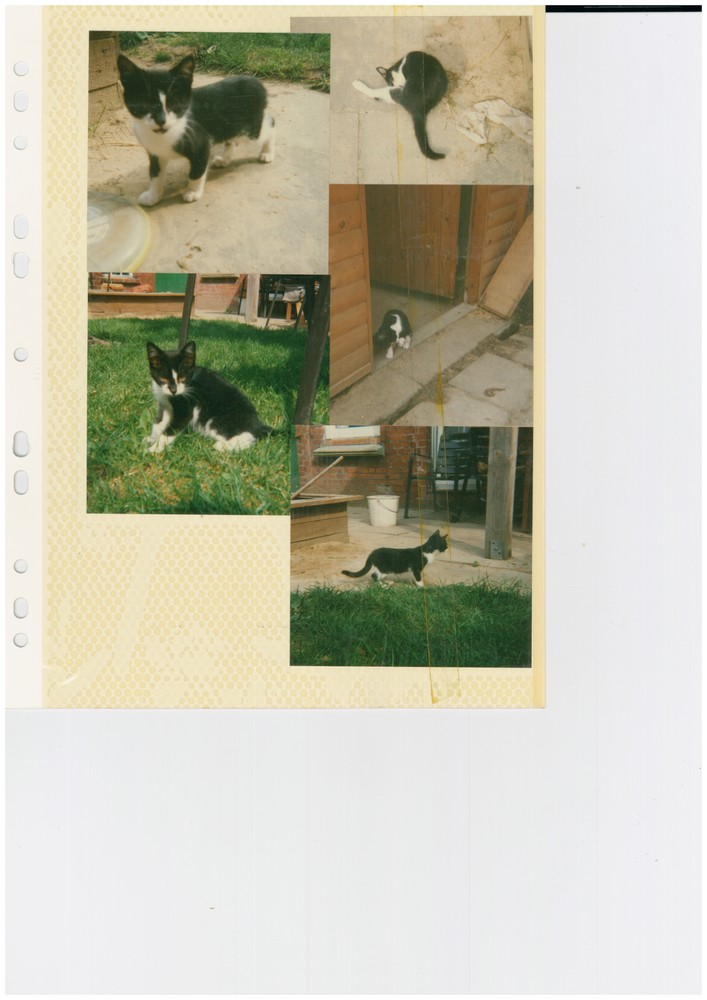
#> input picture tests/splitter/input/1b_five_images_overlap.jpg, 707 x 1000 px, given as the content of the folder input/autocrop, which was not available
$ python part_2_autocrop.py
#> lines starting #> are read from the running program, lines starting #| are printed output that depends on the picture; after the words box and inside, x2 and y2 are one past the last pixel; in counts of white or black regions, pixels touching at a corner belong together; pictures that were not available may be replaced by others from this repository, and a replacement may not be noted
# Original source: https://github.com/z80z80z80/autocrop

# Start this by typing python autocrop.py into a terminal (within activated venv).

import cv2
import numpy as np
import argparse
import os, glob, pathlib
from multiprocessing import Pool

def order_rect(points):
    # idea: https://www.pyimagesearch.com/2014/08/25/4-point-opencv-getperspective-transform-example/
    # initialize result -> rectangle coordinates (4 corners, 2 coordinates (x,y))
    res = np.zeros((4, 2), dtype=np.float32)

    # top-left corner: smallest sum
    # top-right corner: smallest difference
    # bottom-right corner: largest sum
    # bottom-left corner: largest difference

    s = np.sum(points, axis = 1)
    d = np.diff(points, axis = 1)

    res[0] = points[np.argmin(s)]
    res[1] = points[np.argmin(d)]
    res[2] = points[np.argmax(s)]
    res[3] = points[np.argmax(d)]

    return res

def four_point_transform(img, points):
    # copied from: https://www.pyimagesearch.com/2014/08/25/4-point-opencv-getperspective-transform-example/
    # obtain a consistent order of the points and unpack them
    # individually
    rect = order_rect(points)
    (tl, tr, br, bl) = rect

    # compute the width of the new image, which will be the
    # maximum distance between bottom-right and bottom-left
    # x-coordiates or the top-right and top-left x-coordinates
    widthA = np.sqrt(((br[0] - bl[0]) ** 2) + ((br[1] - bl[1]) ** 2))
    widthB = np.sqrt(((tr[0] - tl[0]) ** 2) + ((tr[1] - tl[1]) ** 2))
    maxWidth = max(int(widthA), int(widthB))

    # compute the height of the new image, which will be the
    # maximum distance between the top-right and bottom-right
    # y-coordinates or the top-left and bottom-left y-coordinates
    heightA = np.sqrt(((tr[0] - br[0]) ** 2) + ((tr[1] - br[1]) ** 2))
    heightB = np.sqrt(((tl[0] - bl[0]) ** 2) + ((tl[1] - bl[1]) ** 2))
    maxHeight = max(int(heightA), int(heightB))

    dst = np.array([[0, 0],
                    [maxWidth - 1, 0],
                    [maxWidth - 1, maxHeight - 1],
                    [0, maxHeight - 1]], dtype = np.float32)

    # compute the perspective transform matrix and then apply it
    M = cv2.getPerspectiveTransform(rect, dst)
    warped = cv2.warpPerspective(img, M, (maxWidth, maxHeight))

    # return the warped image
    return warped

def cont(img, gray, user_thresh, crop):
    found = False
    loop = False
    old_val = 0 # thresh value from 2 iterations ago
    i = 0 # number of iterations

    im_h, im_w = img.shape[:2]
    while found == False: # repeat to find the right threshold value for finding a rectangle
        if user_thresh >= 255 or user_thresh == 0 or loop: # maximum threshold value, minimum threshold value or loop detected (alternating between 2 threshold values without finding borders.
            break # stop if no borders could be detected

        ret, thresh = cv2.threshold(gray, user_thresh, 255, cv2.THRESH_BINARY)
        contours = cv2.findContours(thresh, cv2.RETR_LIST, cv2.CHAIN_APPROX_NONE)[0]
        im_area = im_w * im_h

        for cnt in contours:
            area = cv2.contourArea(cnt)
            if area > (im_area/100) and area < (im_area/1.01):
                epsilon = 0.1 * cv2.arcLength(cnt,True)
                approx = cv2.approxPolyDP(cnt,epsilon,True)

                if len(approx) == 4:
                    found = True
                elif len(approx) > 4:
                    user_thresh = user_thresh - 1
                    print(f"Adjust Threshold: {user_thresh}")
                    if user_thresh == old_val + 1:
                        loop = True
                    break
                elif len(approx) < 4:
                    user_thresh = user_thresh + 5
                    print(f"Adjust Threshold: {user_thresh}")
                    if user_thresh == old_val - 5:
                        loop = True
                    break

                rect = np.zeros((4, 2), dtype = np.float32)
                rect[0] = approx[0]
                rect[1] = approx[1]
                rect[2] = approx[2]
                rect[3] = approx[3]

                dst = four_point_transform(img, rect)
                dst_h, dst_w = dst.shape[:2]
                img = dst[crop:dst_h-crop, crop:dst_w-crop]
            else:
                if i > 100:
                    # if this happens a lot, increase the threshold, maybe it helps, otherwise just stop
                    user_thresh = user_thresh + 5
                    if user_thresh > 255:
                        break
                    print(f"Adjust Threshold: {user_thresh}")
                    print("WARNING: This seems to be an edge case. If the result isn't satisfying try lowering the threshold using -t")

                    if user_thresh == old_val - 5:
                        loop = True
        i += 1
        if i%2 == 0:
            old_value = user_thresh

    return found, img

def get_name(filename):
    f_reversed = filename[::-1]
    index = -1 * f_reversed.find('/') - 1

    return filename[index:]

def autocrop(params):
    thresh = params['thresh']
    crop = params['crop']
    filename = params['filename']
    out_path = params['out_path']

    print(f"Opening: {filename}")
    name = get_name(filename) # only the part after the folder
    img = cv2.imread(filename)

    #add white background (in case one side is cropped right already, otherwise script would fail finding contours)
    img = cv2.copyMakeBorder(img,100,100,100,100, cv2.BORDER_CONSTANT,value=[255,255,255])
    im_h, im_w = img.shape[:2]
    gray = cv2.cvtColor(img,cv2.COLOR_BGR2GRAY)
    res_gray = cv2.resize(img,(int(im_w/6), int(im_h/6)), interpolation = cv2.INTER_CUBIC)
    found, img = cont(img, gray, thresh, crop)

    if found:
        print(f"Saving to: {out_path}/{name}")
        try:
            cv2.imwrite(f"{out_path}/{name}", img, [int(cv2.IMWRITE_JPEG_QUALITY), 95])
        except:
            None
        # TODO: this is always writing JPEG, no matter what was the input file type, can we detect this?

    else:
        # if no contours were found, write input file to "failed" folder
        print(f"Failed finding any contour. Saving original file to {out_path}/failed/{name}")
        if not os.path.exists(f"{out_path}/failed/"):
            os.makedirs(f"{out_path}/failed/")

        with open(filename, "rb") as in_f, open(f"{out_path}/failed/{name}", "wb") as out_f:
            while True:
                buf = in_f.read(1024**2)
                if not buf:
                    break
                else:
                    out_f.write(buf)

def main():
    parser = argparse.ArgumentParser(description = "Crop/Rotate images automatically. Images should be single images on white background.")
    parser.add_argument("-i", metavar="INPUT_PATH", default="input/autocrop/",
                        help="Input path. Specify the folder containing the images you want be processed.")
    parser.add_argument("-o", metavar="OUTPUT_PATH", default=".",
                        help="Output path. Specify the folder name to which processed images will be written.")
    parser.add_argument("-t", metavar="THRESHOLD", type=int, default=200,
                        help="Threshold value. Higher values represent less aggressive contour search. \
                                If it's chosen too high, a white border will be introduced")
    parser.add_argument("-c", metavar="CROP", type=int, default=5, # default=15
                        help="Standard extra crop. After crop/rotate often a small white border remains. \
                                This removes this. If it cuts off too much of your image, adjust this.")
    parser.add_argument("-p", metavar="THREADS", type=int, default=None,
                        help="Specify the number of threads to be used to process the images in parallel. \
                                If not provided, the script will try to find the value itself \
                                (which doesn't work on Windows or MacOS -> defaults to 1 thread only).")
    parser.add_argument("-s", "--single", action="store_true",
                        help="Process single image. i.e.: -i img.jpg -o crop/")
    args = parser.parse_args()

    in_path = pathlib.PureWindowsPath(args.i).as_posix() # since windows understands posix too: let's convert it to a posix path.
    out_path = pathlib.PureWindowsPath(args.o).as_posix() # (works on all systems and conveniently also removes additional '/' on posix systems)

    thresh = args.t
    crop = args.c
    num_threads = args.p
    single = args.single

    if not os.path.exists(out_path):
        os.makedirs(out_path)

    files = []

    if not single:
        types = ('*.bmp','*.BMP','*.tiff','*.TIFF','*.tif','*.TIF','*.jpg', '*.JPG','*.JPEG', '*.jpeg', '*.png', '*.PNG') #all should work but only .jpg was tested

        for t in types:
            if glob.glob(f"{in_path}/{t}") != []:
                f_l = glob.glob(f"{in_path}/{t}")
                for f in f_l:
                    files.append(f)
    else:
        files.append(in_path)

    if len(files) == 0:
        print(f"No image files found in {in_path}\n Exiting.")
    else:
        if num_threads == None:
            try:
                # num_threads = len(os.sched_getaffinity(0))
                print(f"Using {num_threads} threads.")
            except:
                print("Automatic thread detection didn't work. Defaulting to 1 thread only. \
                        Please specify the correct number manually via the '-p' argument.")
                num_threads = 1

        params = []
        for f in files:
            params.append({"thresh": thresh,
                            "crop": crop,
                            "filename": f,
                            "out_path": out_path}) # This results in a list of dictionaries, which each will be processed in the next step.

        with Pool(num_threads) as p:
            results = p.map(autocrop, params)
#> in autocrop, img is the input picture: shape (1000, 707, 3); mean B, G, R 175.2, 193.3, 195.7
#> in autocrop, `img = cv2.copyMakeBorder(img,100,100,100,100, cv2.BORDER_CONSTANT,valu..`:
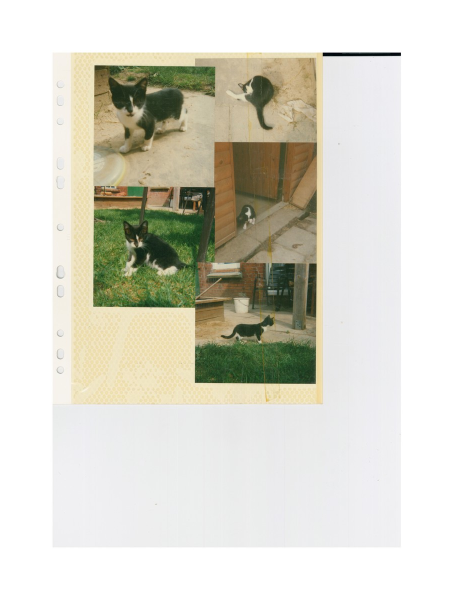
#> img: shape (1200, 907, 3) (shown at 1/2 size); mean B, G, R 203.1, 214.9, 216.5
#> in autocrop, `gray = cv2.cvtColor(img,cv2.COLOR_BGR2GRAY)`:
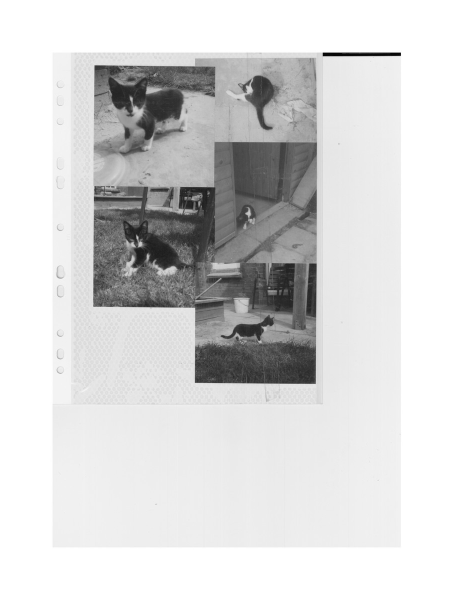
#> gray: shape (1200, 907) (shown at 1/2 size); min 0, max 255, mean 214
#> in autocrop, `res_gray = cv2.resize(img,(int(im_w/6), int(im_h/6)), interpolation = ..`:
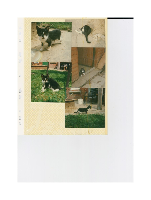
#> res_gray: shape (200, 151, 3); mean B, G, R 203, 214.9, 216.4
#> the loop in cont, `while found == False:` made 1 pass
#> (ret, i) on pass 1: (200, 1)
#> pass 1, in cont, `ret, thresh = cv2.threshold(gray, user_thresh, 255, cv2.THRESH_BINARY)`:
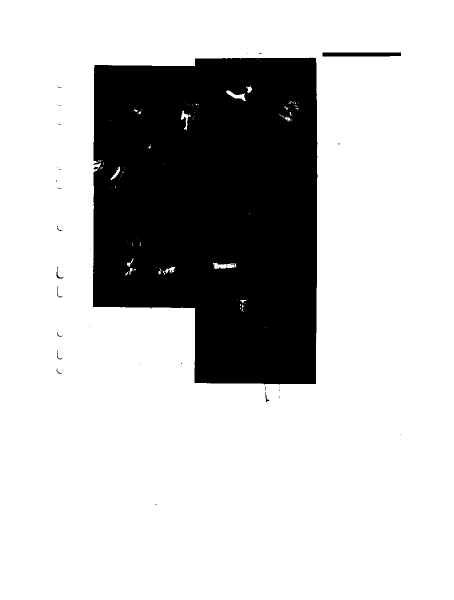
#> thresh: shape (1200, 907) (shown at 1/2 size); 76.5% white; 48 black regions (39 under 20 px), largest, box (x1, y1, x2, y2) and area: (186, 115, 635, 770) 254610, (645, 105, 802, 113) 1234, (113, 534, 127, 557) 63
#> pass 1, in four_point_transform, `warped = cv2.warpPerspective(img, M, (maxWidth, maxHeight))`:
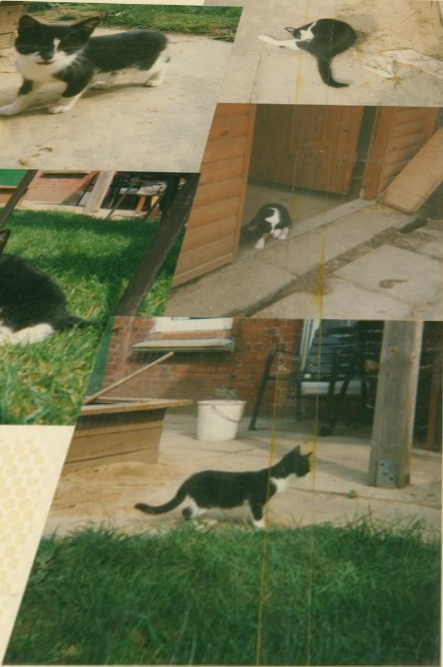
#> warped: shape (667, 443, 3); mean B, G, R 82.2, 116.6, 115.3
#> after the loop in cont, `while found == False:`:
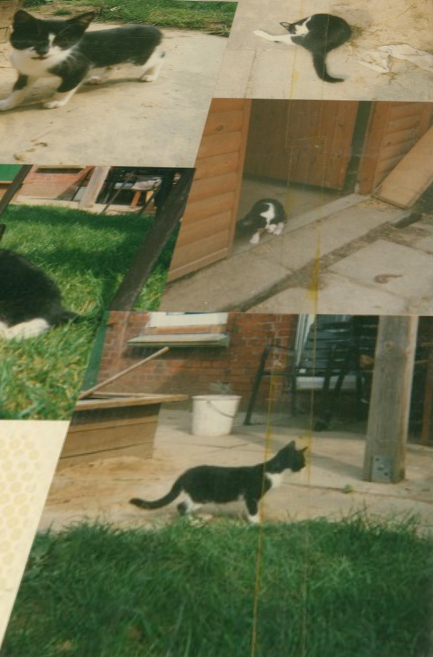
#> img: shape (657, 433, 3); mean B, G, R 81.4, 115.7, 114.3
#> after the loop in cont, `while found == False:`: i = 1; user_thresh = 200
#> in autocrop, `found, img = cont(img, gray, thresh, crop)`: found = True
#> the loop in cont (call 2), `while found == False:` made 1 pass
#> ret on pass 1: 200

if __name__ == "__main__":
    main()
